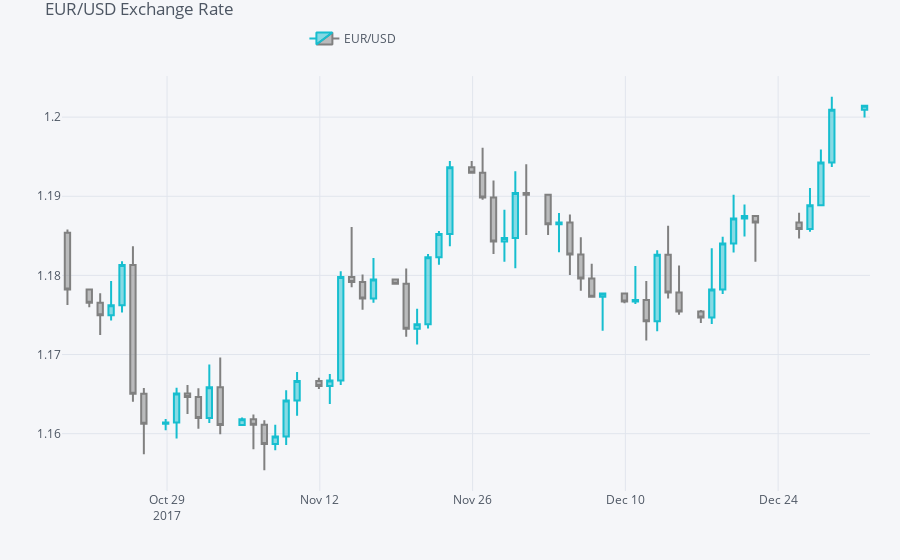

Source (notebook cell):
### Markdown cell above
cf.QuantFig是专门用来画K线的工具和google_finance类似。

### Code cell
plyo.iplot(qf.iplot(asFigure = True))
